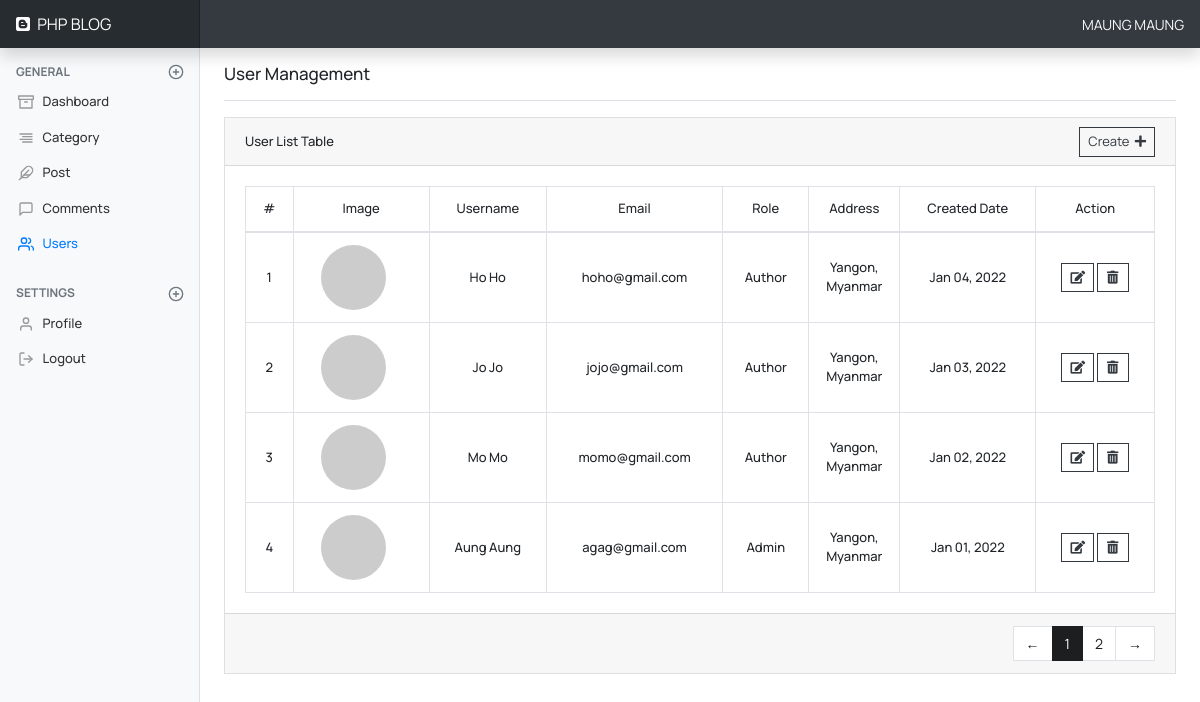
The app's page /admin/user_index.php (signed in) with its own data.
### tables this page shows
CREATE TABLE `users` (
  `id` int unsigned NOT NULL AUTO_INCREMENT,
  `name` varchar(255) NOT NULL,
  `email` varchar(255) NOT NULL,
  `role` varchar(255) NOT NULL,
  `password` varchar(255) NOT NULL,
  `image` varchar(255) DEFAULT NULL,
  `address` text,
  `created_at` timestamp NULL DEFAULT CURRENT_TIMESTAMP,
  `updated_at` timestamp NULL DEFAULT CURRENT_TIMESTAMP,
  PRIMARY KEY (`id`),
  UNIQUE KEY `email_UNIQUE` (`email`)
);

### admin/include_admin/header_include.php (called while the page is built, shortened)
<?php
if( isset($_SESSION['auth_user']) ){
    $auth_user = (object) $_SESSION['auth_user'];
}else{
    redirect_back();
    show_alert_message('You Must Login to View Admin Dashboard', 'info');
    header('location: ../login.php');
    exit();
}
?>

### admin/include_admin/functions.php (called while the page is built, shortened)
<?php
function get_data_by_page($tbl, $auth_user = null)
{
    global $conn;
    $limit  = 4;
    $page   = isset($_GET['page']) ? $_GET['page'] : 1;
    $offset = ($page - 1) * $limit;
    $data   = [];
    if( $tbl == 'posts' && isset($auth_user) ){
        if( $auth_user->role == 'admin' ){
            $query = "SELECT * FROM {$tbl} ORDER BY created_at DESC LIMIT {$offset},{$limit}";
        }else{
            $query = "SELECT * FROM {$tbl} WHERE user_id=$auth_user->id ORDER BY created_at DESC LIMIT {$offset},{$limit}";
        }
    }else{
        $query = "SELECT * FROM {$tbl} ORDER BY created_at DESC LIMIT {$offset},{$limit}";
    }
    if( $result = mysqli_query($conn, $query) ){
        while( $row = mysqli_fetch_object($result) ){
            $data[] = $row;
        }
    }
    return [ $data, $page ];
}
function get_paginator($tbl, $auth_user = null)
{
    global $conn;
    if( $tbl == 'posts' && isset($auth_user) ){
        if( $auth_user->role == 'admin' ){
            $result = mysqli_query($conn, "SELECT * FROM $tbl");
        }else{
            $result = mysqli_query($conn, "SELECT * FROM $tbl WHERE user_id=$auth_user->id");
        }
    }else{
        $result = mysqli_query($conn, "SELECT * FROM $tbl");
    }
    if( mysqli_num_rows($result) > 0 ){
        $total_records = mysqli_num_rows($result);
        $limit = 4;
        $total_page = ceil($total_records / $limit);
        return $total_page;
    }
}

### admin/user_index.php (the view, shortened to what this page needs)
<?php
$user_active = 'active';
include('include_admin/header.php');
include('include_admin/nav.php');
$data  = get_data_by_page('users');
$users = $data[0];
$page  = $data[1];
$page == 1 ? $i = 0 : $i = ($page - 1) * 4;
?>
<div class="container-fluid mb-5">
    <div class="row">
        <?php include('include_admin/sidebar.php'); ?>
        <main role="main" class="col-md-9 ml-sm-auto col-lg-10 px-md-4">
            <div class="d-flex justify-content-between flex-wrap flex-md-nowrap align-items-center pt-3 pb-2 mb-3 border-bottom">
                <h1 class="h5">User Management</h1>
            </div>
            <div class="card">
                <div class="card-header d-flex justify-content-between align-items-center">
                    <span class="table-title">User List Table</span>
                    <a href="user_create.php" class="btn btn-sm btn-outline-dark rounded-0">
                        Create&nbsp;
                        <i class="fa fa-plus"></i>
                    </a>
                </div>
                <div class="card-body">
                    <table class="table table-bordered text-center v-middle mb-0">
                        <thead>
                            <tr>
                                <th>#</th>
                                <th>Image</th>
                                <th>Username</th>
                                <th>Email</th>
                                <th>Role</th>
                                <th width="10%">Address</th>
                                <th>Created Date</th>
                                <th>Action</th>
                            </tr>
                        </thead>
                        <tbody>
                            <?php if(count($users) > 0): ?>
                            <?php foreach($users as $key => $user): ?>
                            <tr>
                                <td><?= ++$i ?></td>
                                <td>
                                    <?php if($user->image): ?>
                                        <img src="uploads/user/<?=$user->image?>" alt="<?= ucwords($user->name); ?>"
                                        class="rounded-circle img-fluid" width="65">
                                    <?php else: ?>
                                        <img src="https://ui-avatars.com/api/?background=006699&color=fff&name=<?= $user->name ?>"
                                        class="img-fluid rounded-circle align-self-center mr-3" width="65" height="65">
                                    <?php endif; ?>
                                </td>
                                <td><?= $user->name ?></td>
                                <td><?= $user->email ?></td>
                                <td><?= ucwords($user->role) ?></td>
                                <td><?= $user->address ?></td>
                                <td><?= date("M d, Y", strtotime($user->created_at)) ?></td>
                                <td>
                                    <a href="user_edit.php?edit_user_id=<?=$user->id?>"
                        			      class="btn-sm btn btn-outline-dark rounded-0">
                                        <i class="fa fa-edit"></i>
                                    </a>
                                    <a href="javascript:;" class="btn btn-sm btn-outline-dark rounded-0"
                                    data-toggle="modal" data-target="#showDeleteUserModal<?=$user->id?>">
                                        <i class="fa fa-trash-alt"></i>
                                    </a>
                                </td>
                            </tr>
                            <?php endforeach; ?>
                            <?php endif; ?>
                        </tbody>
                    </table>
                </div>
                <?php $total_page = get_paginator('users'); ?>
                <?php if( $total_page > 1 ): ?>
                <div class="card-footer">
                    <nav>
                        <ul class="pagination justify-content-end mb-0">
                            <li class="page-item <?= $page > 1 ? '' : 'disabled'; ?>">
                                <a class="page-link disabled" href="user_index.php?page=<?= $page - 1 ?>">
                                    <span>&larr;</span>
                                </a>
                            </li>
                            <?php for($i=1; $i<=$total_page; $i++): ?>
                            <?php $active = $i == $page ? 'active' : ''; ?>
                            <li class="page-item <?= $active ?>">
                                <a class="page-link" href="user_index.php?page=<?= $i ?>"><?= $i ?></a>
                            </li>
                            <?php endfor; ?>
                            <li class="page-item <?= $total_page > $page ? '' : 'disabled'; ?>">
                                <a class="page-link" href="user_index.php?page=<?= $page + 1 ?>">
                                    <span>&rarr;</span>
                                </a>
                            </li>
                        </ul>
                    </nav>
                </div>
                <?php endif; ?>
            </div>
        </main>
    </div>
</div>
<?php include('include_admin/footer.php'); ?>

### admin/include_admin/header.php (shortened to what this page needs)
<?php
include('../include/db.php');
include('include_admin/functions.php');
include('include_admin/header_include.php')
?>
<!DOCTYPE HTML>
<html lang="en">
<head>
    <link rel="stylesheet" href="https://cdn.jsdelivr.net/npm/bootstrap@4.5.3/dist/css/bootstrap.min.css">
    <link rel="stylesheet" href="https://use.fontawesome.com/releases/v5.8.2/css/all.css">
    <link rel="stylesheet" href="https://cdnjs.cloudflare.com/ajax/libs/toastr.js/latest/toastr.min.css">
    <link rel="stylesheet" href="https://cdnjs.cloudflare.com/ajax/libs/Dropify/0.2.2/css/dropify.min.css" />
    <link href="assets/css/dashboard.css" rel="stylesheet">
</head>
<body>

### admin/include_admin/nav.php (shortened to what this page needs)
<nav class="navbar navbar-dark sticky-top bg-dark flex-md-nowrap p-0 shadow">
    <a class="navbar-brand col-md-3 col-lg-2 mr-0 px-3" href="../index.php">
        <i class="fab fa-blogger pr-1"></i>
        PHP BLOG
    </a>
    <ul class="navbar-nav px-3">
        <li class="nav-item text-nowrap text-light">
            <?= strtoupper($auth_user->name) ?>
        </li>
     </ul>
</nav>

### admin/include_admin/sidebar.php
<nav id="sidebarMenu" class="col-md-3 col-lg-2 d-md-block bg-light sidebar collapse">
    <div class="sidebar-sticky pt-3">
        <h6 class="sidebar-heading d-flex justify-content-between align-items-center px-3 mb-1 text-muted">
            <span class="font-weight-bold">GENERAL</span>
            <a class="d-flex align-items-center text-muted" href="#" aria-label="Add a new report">
                <span data-feather="plus-circle"></span>
            </a>
        </h6>
        <ul class="nav flex-column">
            <li class="nav-item">
                <a class="nav-link <?= $dashboard_active ?>" href="dashboard.php">
                    <span data-feather="archive"></span>
                    Dashboard
                </a>
            </li>
            <?php if( $auth_user->role == 'admin' ): ?>
            <li class="nav-item">
                <a class="nav-link <?= $category_active ?>" href="category_index.php">
                    <span data-feather="align-right"></span>
                    Category
                </a>
            </li>
            <?php endif; ?>
            <li class="nav-item">
                <a class="nav-link <?= $post_active ?>" href="post_index.php">
                    <span data-feather="feather"></span>
                    Post
                </a>
            </li>
            <?php if( $auth_user->role == 'admin' ): ?>
            <li class="nav-item">
                <a class="nav-link <?= $comment_active ?>" href="comment_index.php">
                    <span data-feather="message-square"></span>
                    Comments
                </a>
            </li>
            <li class="nav-item">
                <a class="nav-link <?= $user_active ?>" href="user_index.php">
                    <span data-feather="users"></span>
                    Users
                </a>
            </li>
            <?php endif; ?>
        </ul>
        <h6 class="sidebar-heading d-flex justify-content-between align-items-center px-3 mt-4 mb-1 text-muted">
            <span class="font-weight-bold">SETTINGS</span>
            <a class="d-flex align-items-center text-muted" href="#" aria-label="Add a new report">
                <span data-feather="plus-circle"></span>
            </a>
        </h6>
        <ul class="nav flex-column mb-2">
            <li class="nav-item">
                <a class="nav-link <?= $profile_active ?>" href="profile_index.php">
                    <span data-feather="user"></span>
                    Profile
                </a>
            </li>
            <li class="nav-item">
                <form method="GET">
                    <button type="submit" class="text-left nav-link border-0 d-block w-100 logout-btn" name="logout">
                        <span data-feather="log-out"></span>
                        Logout
                    </button>
                </form>
            </li>
        </ul>
    </div>
</nav>

### admin/include_admin/footer.php (shortened to what this page needs)
<link href="https://cdn.jsdelivr.net/gh/gitbrent/bootstrap4-toggle@3.6.1/css/bootstrap4-toggle.min.css" rel="stylesheet">
</body>
</html>

### admin/assets/css/dashboard.css (style rules this page uses)
body { font-family: 'Rubik', sans-serif; font-size: .875rem; }
.feather { width: 16px; height: 16px; vertical-align: text-bottom; }
.sidebar { position: fixed; top: 0; bottom: 0; left: 0; z-index: 100; padding: 48px 0 0; box-shadow: inset -1px 0 0 rgba(0, 0, 0, .1); }
.sidebar-sticky { position: relative; top: 0; height: calc(100vh - 48px); padding-top: .5rem; overflow-x: hidden; overflow-y: auto; }
.sidebar .nav-link { font-weight: 500; color: #333; }
.sidebar .nav-link .feather { margin-right: 4px; color: #999; }
.sidebar .nav-link.active { color: #007bff; }
.sidebar .nav-link:hover .feather, .sidebar .nav-link.active .feather { color: inherit; }
.sidebar-heading { font-size: .75rem; text-transform: uppercase; }
.navbar-brand { padding-top: .75rem; padding-bottom: .75rem; font-size: 1rem; background-color: rgba(0, 0, 0, .25); box-shadow: inset -1px 0 0 rgba(0, 0, 0, .25); }

### admin/include_admin/header.php (style rules this page uses)
* { font-family: 'Manrope', sans-serif; }
table, table th, .table-title, .card-custom-title { font-size: 13px; font-weight: 500; }
table tr td { vertical-align: middle !important; }
.card { border-radius: 0; }
.card-header { padding: 0.55rem 1.25rem !important; }
.sidebar-heading span { font-size: 12px; }
.nav-link svg { display: inline-block; width: 20px; text-align: left; }
.nav-link { font-size: 13px; }
.btn-sm { font-size: 13px; }
h1.h5 { font-size: 17px; }
.fa-trash-alt { padding-left: 1.4px; padding-right: 1.4px; }
.logout-btn { background-color: transparent; }
.pagination { border-radius: 0; }
.pagination > .active > a, .pagination > .active > a:focus, .pagination > .active > a:hover, .pagination > .active > span:focus, .pagination > .active > span:hover { color: #FFF; background-color: #1C1E1F !important; border-color: #1C1E1F !important; }
.pagination > li > a, .pagination > li > span { color: #1C1E1F !important; }
.page-item:first-child .page-link, .page-item:last-child .page-link { border-radius: 0; }
.page-item.active .page-link { color: #FFF !important; background-color: #1C1E1F !important; border-color: #1C1E1F !important; }

### records on screen
users: name "Ho Ho", email "hoho@gmail.com", role "Author", address "Yangon, Myanmar", created_at "Jan 04, 2022"
users: name "Jo Jo", email "jojo@gmail.com", role "Author", address "Yangon, Myanmar", created_at "Jan 03, 2022"
users: name "Mo Mo", email "momo@gmail.com", role "Author", address "Yangon, Myanmar", created_at "Jan 02, 2022"
users: name "Aung Aung", email "agag@gmail.com", role "Admin", address "Yangon, Myanmar", created_at "Jan 01, 2022"

### other values on screen
$auth_user->name "MAUNG MAUNG"
